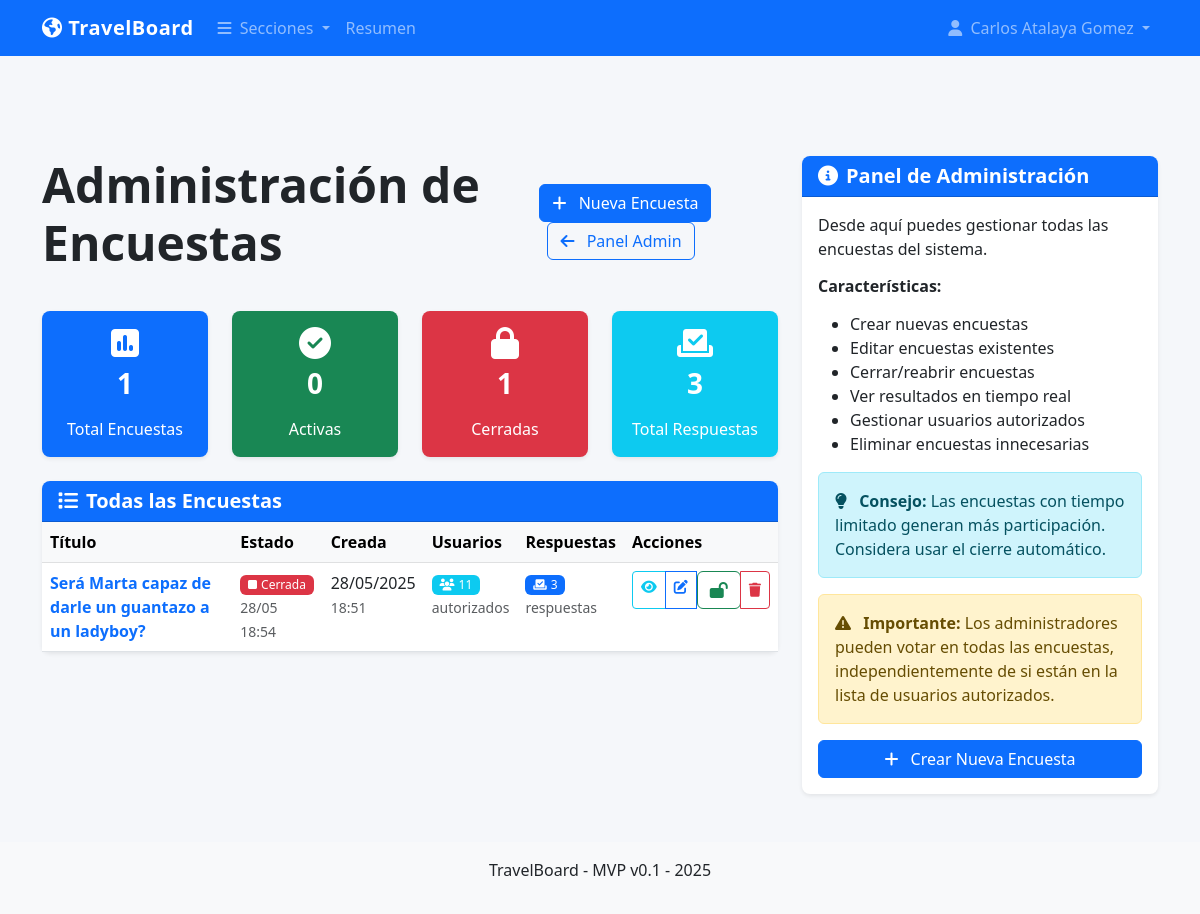
The app's page /admin/encuestas (signed in), older data.
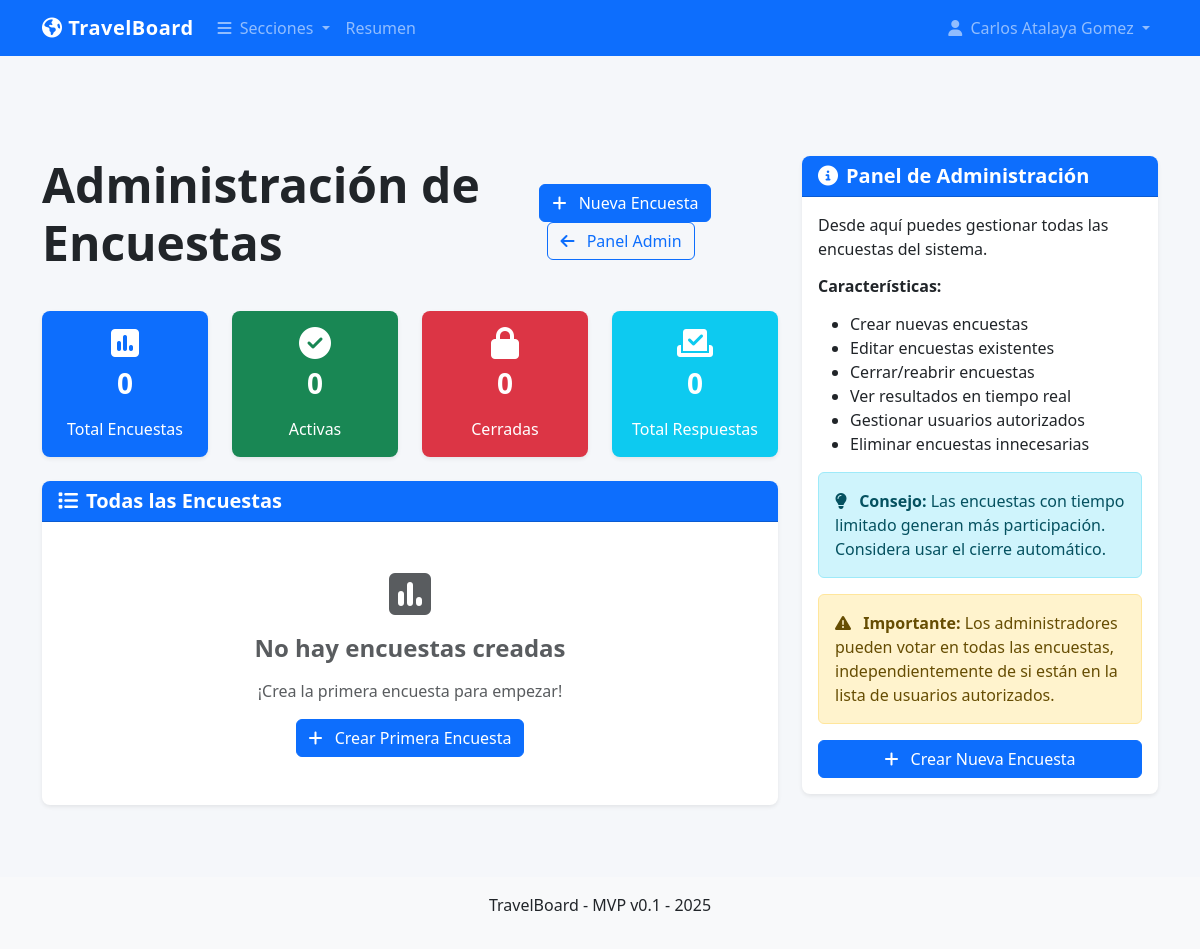
The same page, newer data.
### models.py (models this page shows, shortened)
class User(UserMixin, db.Model):
    id = db.Column(db.Integer, primary_key=True)
    username = db.Column(db.String(80), unique=True, nullable=False)
    password_hash = db.Column(db.String(200), nullable=False)
    name = db.Column(db.String(100), nullable=False)
    phone = db.Column(db.String(20), nullable=True)
    is_admin = db.Column(db.Boolean, default=False)
    is_active_member = db.Column(db.Boolean, default=True)  # Campo para activación

class Survey(db.Model):
    id = db.Column(db.Integer, primary_key=True)
    title = db.Column(db.String(200), nullable=False)
    description = db.Column(db.Text, nullable=True)
    created_at = db.Column(db.DateTime, default=datetime.now)
    closed_at = db.Column(db.DateTime, nullable=True)
    created_by = db.Column(db.Integer, db.ForeignKey('user.id'), nullable=False)
    is_active = db.Column(db.Boolean, default=True)
    auto_close_after = db.Column(db.Integer, nullable=True)  # Time in hours before auto-close
    creator = db.relationship('User', backref=db.backref('created_surveys', lazy=True))
    options = db.relationship('SurveyOption', backref='survey', lazy=True, cascade="all, delete-orphan")
    responses = db.relationship('SurveyResponse', lazy=True, cascade="all, delete-orphan")
    authorized_users = db.relationship('User', secondary='survey_permissions')

### survey.py (the view)
@survey.route('/admin/encuestas')
@login_required
@admin_required
def admin_surveys():
    surveys = Survey.query.order_by(Survey.created_at.desc()).all()
    for survey in surveys:
        survey.response_count = SurveyResponse.query.filter_by(survey_id=survey.id).count()
    return render_template('survey/admin.html', surveys=surveys, timedelta=timedelta)

### templates/survey/admin.html (shortened to what this page needs)
{% extends "base.html" %}
{% block content %}
<div class="d-flex justify-content-between align-items-center mb-4">
    <h1 class="display-5">Administración de Encuestas</h1>
    <div>
        <a href="{{ url_for('survey.create_survey') }}" class="btn btn-primary">
            <i class="fas fa-plus me-2"></i> Nueva Encuesta
        </a>
        <a href="{{ url_for('auth.admin_panel') }}" class="btn btn-outline-primary ms-2">
            <i class="fas fa-arrow-left me-2"></i> Panel Admin
        </a>
    </div>
</div>
<div class="row mb-4">
    <div class="col-md-3">
        <div class="card bg-primary text-white">
            <div class="card-body text-center">
                <i class="fas fa-poll fa-2x mb-2"></i>
                <h3>{{ surveys|length }}</h3>
                <p class="mb-0">Total Encuestas</p>
            </div>
        </div>
    </div>
    <div class="col-md-3">
        <div class="card bg-success text-white">
            <div class="card-body text-center">
                <i class="fas fa-check-circle fa-2x mb-2"></i>
                <h3>{{ surveys|selectattr('is_active')|list|length }}</h3>
                <p class="mb-0">Activas</p>
            </div>
        </div>
    </div>
    <div class="col-md-3">
        <div class="card bg-danger text-white">
            <div class="card-body text-center">
                <i class="fas fa-lock fa-2x mb-2"></i>
                <h3>{{ surveys|rejectattr('is_active')|list|length }}</h3>
                <p class="mb-0">Cerradas</p>
            </div>
        </div>
    </div>
    <div class="col-md-3">
        <div class="card bg-info text-white">
            <div class="card-body text-center">
                <i class="fas fa-vote-yea fa-2x mb-2"></i>
                <h3>{{ surveys|sum(attribute='response_count') }}</h3>
                <p class="mb-0">Total Respuestas</p>
            </div>
        </div>
    </div>
</div>
<div class="card">
    <div class="card-header bg-primary text-white">
        <h5 class="mb-0"><i class="fas fa-list me-2"></i>Todas las Encuestas</h5>
    </div>
    <div class="card-body p-0">
        {% if surveys %}
            <div class="table-responsive">
                <table class="table table-hover mb-0">
                    <thead class="table-light">
                        <tr>
                            <th>Título</th>
                            <th>Estado</th>
                            <th>Creada</th>
                            <th>Usuarios</th>
                            <th>Respuestas</th>
                            <th>Acciones</th>
                        </tr>
                    </thead>
                    <tbody>
                        {% for survey in surveys %}
                            <tr>
                                <td>
                                    <a href="{{ url_for('survey.view_survey', survey_id=survey.id) }}" class="text-decoration-none">
                                        <strong>{{ survey.title }}</strong>
                                    </a>
                                </td>
                                <td>
                                    {% if survey.is_active %}
                                        <span class="badge bg-success">
                                            <i class="fas fa-play me-1"></i>Activa
                                        </span>
                                        {% if survey.auto_close_after %}
                                            <br>
                                            <small class="text-muted">
                                                {% set close_time = survey.created_at + timedelta(hours=survey.auto_close_after) %}
                                                Auto-cierre: {{ close_time.strftime('%d/%m %H:%M') }}
                                            </small>
                                        {% endif %}
                                    {% else %}
                                        <span class="badge bg-danger">
                                            <i class="fas fa-stop me-1"></i>Cerrada
                                        </span>
                                        {% if survey.closed_at %}
                                            <br>
                                            <small class="text-muted">{{ survey.closed_at.strftime('%d/%m %H:%M') }}</small>
                                        {% endif %}
                                    {% endif %}
                                </td>
                                <td>
                                    {{ survey.created_at.strftime('%d/%m/%Y') }}
                                    <br>
                                    <small class="text-muted">{{ survey.created_at.strftime('%H:%M') }}</small>
                                </td>
                                <td>
                                    <span class="badge bg-info">
                                        <i class="fas fa-users me-1"></i>{{ survey.authorized_users|length }}
                                    </span>
                                    <br>
                                    <small class="text-muted">autorizados</small>
                                </td>
                                <td>
                                    <span class="badge bg-primary">
                                        <i class="fas fa-vote-yea me-1"></i>{{ survey.response_count }}
                                    </span>
                                    <br>
                                    <small class="text-muted">respuestas</small>
                                </td>
                                <td>
                                    <div class="btn-group btn-group-sm">
                                        <a href="{{ url_for('survey.view_survey', survey_id=survey.id) }}"
                                           class="btn btn-outline-info" title="Ver">
                                            <i class="fas fa-eye"></i>
                                        </a>
                                        <a href="{{ url_for('survey.edit_survey', survey_id=survey.id) }}"
                                           class="btn btn-outline-primary" title="Editar">
                                            <i class="fas fa-edit"></i>
                                        </a>
                                        {% if survey.is_active %}
                                            <form method="POST" action="{{ url_for('survey.toggle_survey', survey_id=survey.id) }}" class="d-inline">
                                                <input type="hidden" name="action" value="close">
                                                <button type="submit" class="btn btn-outline-warning"
                                                        title="Cerrar"
                                                        onclick="return confirm('¿Cerrar encuesta? Los usuarios no podrán responder más.')">
                                                    <i class="fas fa-lock"></i>
                                                </button>
                                            </form>
                                        {% else %}
                                            <form method="POST" action="{{ url_for('survey.toggle_survey', survey_id=survey.id) }}" class="d-inline">
                                                <button type="submit" class="btn btn-outline-success"
                                                        title="Reabrir"
                                                        onclick="return confirm('¿Reabrir encuesta? Los usuarios podrán responder de nuevo.')">
                                                    <i class="fas fa-lock-open"></i>
                                                </button>
                                            </form>
                                        {% endif %}
                                        <button type="button" class="btn btn-outline-danger"
                                                title="Eliminar"
                                                onclick="confirmDelete({{ survey.id }}, '{{ survey.title }}')">
                                            <i class="fas fa-trash"></i>
                                        </button>
                                    </div>
                                </td>
                            </tr>
                        {% endfor %}
                    </tbody>
                </table>
            </div>
        {% else %}
            <div class="text-center py-5">
                <i class="fas fa-poll fa-3x text-muted mb-3"></i>
                <h4 class="text-muted">No hay encuestas creadas</h4>
                <p class="text-muted">¡Crea la primera encuesta para empezar!</p>
                <a href="{{ url_for('survey.create_survey') }}" class="btn btn-primary">
                    <i class="fas fa-plus me-2"></i> Crear Primera Encuesta
                </a>
            </div>
        {% endif %}
    </div>
</div>
{% endblock %}
{% block sidebar %}
<div class="card">
    <div class="card-header bg-primary text-white">
        <h5 class="mb-0"><i class="fas fa-info-circle me-2"></i>Panel de Administración</h5>
    </div>
    <div class="card-body">
        <p>Desde aquí puedes gestionar todas las encuestas del sistema.</p>
        <h6 class="mt-3">Características:</h6>
        <ul>
            <li>Crear nuevas encuestas</li>
            <li>Editar encuestas existentes</li>
            <li>Cerrar/reabrir encuestas</li>
            <li>Ver resultados en tiempo real</li>
            <li>Gestionar usuarios autorizados</li>
            <li>Eliminar encuestas innecesarias</li>
        </ul>
        <div class="alert alert-info mt-3">
            <i class="fas fa-lightbulb me-2"></i>
            <strong>Consejo:</strong> Las encuestas con tiempo limitado generan más participación. Considera usar el cierre automático.
        </div>
        <div class="alert alert-warning mt-3">
            <i class="fas fa-exclamation-triangle me-2"></i>
            <strong>Importante:</strong> Los administradores pueden votar en todas las encuestas, independientemente de si están en la lista de usuarios autorizados.
        </div>
        <div class="mt-3">
            <a href="{{ url_for('survey.create_survey') }}" class="btn btn-primary w-100">
                <i class="fas fa-plus me-2"></i> Crear Nueva Encuesta
            </a>
        </div>
    </div>
</div>
{% endblock %}

### templates/base.html (shortened to what this page needs)
<!DOCTYPE html>
<html lang="es">
<head>
    <link href="https://cdn.jsdelivr.net/npm/bootstrap@5.3.0/dist/css/bootstrap.min.css" rel="stylesheet">
    <link rel="stylesheet" href="https://cdnjs.cloudflare.com/ajax/libs/font-awesome/6.4.0/css/all.min.css">
    <link rel="stylesheet" href="{{ url_for('static', filename='css/main.css') }}">
    <link rel="stylesheet" href="{{ url_for('static', filename='css/responsive.css') }}">
    <link rel="stylesheet" href="{{ url_for('static', filename='css/mvp_daily.css') }}">
</head>
<body>
    <header class="fixed-top">
        <nav class="navbar navbar-expand-lg navbar-dark bg-primary">
            <div class="container">
                <a class="navbar-brand" href="/">
                    <i class="fas fa-globe-americas"></i> TravelBoard
                </a>
                <div class="collapse navbar-collapse" id="mainNav">
                    <ul class="navbar-nav me-auto">
                        <li class="nav-item dropdown">
                            <a class="nav-link dropdown-toggle" href="#" id="sectionDropdown" role="button" data-bs-toggle="dropdown" aria-expanded="false">
                                <i class="fas fa-bars me-1"></i> Secciones
                            </a>
                        </li>
                        <li class="nav-item">
                            <a class="nav-link" href="/#overview">Resumen</a>
                        </li>
                    </ul>
                    <ul class="navbar-nav">
                        {% if current_user.is_authenticated %}
                            <li class="nav-item dropdown">
                                <a class="nav-link dropdown-toggle" href="#" id="userDropdown" role="button" data-bs-toggle="dropdown" aria-expanded="false">
                                    <i class="fas fa-user me-1"></i> {{ current_user.name }}
                                </a>
                            </li>
                        {% else %}
                            <li class="nav-item">
                                <a class="nav-link" href="{{ url_for('auth.login') }}">
                                    <i class="fas fa-sign-in-alt me-1"></i> Iniciar sesión
                                </a>
                            </li>
                        {% endif %}
                    </ul>
                </div>
            </div>
        </nav>
    </header>
    <main class="container mt-5 pt-5">
        <div class="row">
            <div class="col-lg-8 mb-4">
                {% block content %}{% endblock %}
            </div>
            <div class="col-lg-4">
                {% block sidebar %}{% endblock %}
            </div>
        </div>
    </main>
    <footer class="mt-5 py-3 bg-light">
        <div class="container text-center">
            <p>TravelBoard - MVP v0.1 - {% if current_date %}{{ current_date.strftime('%Y') }}{% else %}{{ now().year }}{% endif %}</p>
        </div>
    </footer>
</body>
</html>

Row changes from the older to the newer data that the page shows:
removed Survey: title "Será Marta capaz de darle un guantazo a un ladyboy?", closed_at "28/05 18:54", created_at "28/05/2025", created_at "18:51", authorized_users|length "11", response_count "3"
Text that changed along with them:
{{ surveys|length }}: "1" → "0"
{{ surveys|rejectattr('is_active')|list|length }}: "1" → "0"
{{ surveys|sum(attribute='response_count') }}: "3" → "0"
text no longer shown: "Título Estado Creada Usuarios Respuestas Acciones"
text now shown: "No hay encuestas creadas ¡Crea la primera encuesta para empezar! Crear Primera Encuesta"
